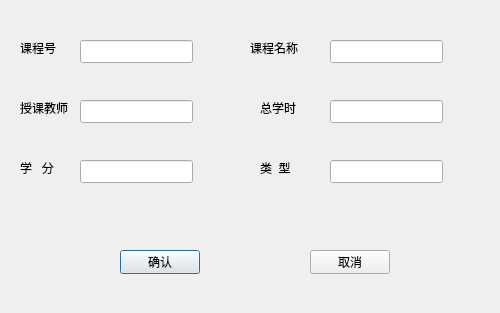
<?xml version="1.0" encoding="UTF-8"?>
<ui version="4.0">
 <class>c_add</class>
 <widget class="QDialog" name="c_add">
  <property name="geometry">
   <rect>
    <x>0</x>
    <y>0</y>
    <width>500</width>
    <height>313</height>
   </rect>
  </property>
  <property name="windowTitle">
   <string>添加课程</string>
  </property>
  <property name="styleSheet">
   <string notr="true">background-image: url(:/img/6.png);</string>
  </property>
  <widget class="QLabel" name="label">
   <property name="geometry">
    <rect>
     <x>20</x>
     <y>40</y>
     <width>54</width>
     <height>16</height>
    </rect>
   </property>
   <property name="text">
    <string>课程号</string>
   </property>
  </widget>
  <widget class="QLineEdit" name="lineEdit">
   <property name="geometry">
    <rect>
     <x>80</x>
     <y>40</y>
     <width>113</width>
     <height>23</height>
    </rect>
   </property>
  </widget>
  <widget class="QLabel" name="label_2">
   <property name="geometry">
    <rect>
     <x>250</x>
     <y>40</y>
     <width>54</width>
     <height>16</height>
    </rect>
   </property>
   <property name="text">
    <string>课程名称</string>
   </property>
  </widget>
  <widget class="QLabel" name="label_3">
   <property name="geometry">
    <rect>
     <x>20</x>
     <y>100</y>
     <width>54</width>
     <height>16</height>
    </rect>
   </property>
   <property name="text">
    <string>授课教师</string>
   </property>
  </widget>
  <widget class="QLabel" name="label_4">
   <property name="geometry">
    <rect>
     <x>260</x>
     <y>100</y>
     <width>54</width>
     <height>16</height>
    </rect>
   </property>
   <property name="text">
    <string>总学时</string>
   </property>
  </widget>
  <widget class="QLabel" name="label_5">
   <property name="geometry">
    <rect>
     <x>20</x>
     <y>160</y>
     <width>54</width>
     <height>16</height>
    </rect>
   </property>
   <property name="text">
    <string>学   分</string>
   </property>
  </widget>
  <widget class="QLabel" name="label_6">
   <property name="geometry">
    <rect>
     <x>260</x>
     <y>160</y>
     <width>54</width>
     <height>16</height>
    </rect>
   </property>
   <property name="text">
    <string>类  型</string>
   </property>
  </widget>
  <widget class="QLineEdit" name="lineEdit_2">
   <property name="geometry">
    <rect>
     <x>330</x>
     <y>40</y>
     <width>113</width>
     <height>23</height>
    </rect>
   </property>
  </widget>
  <widget class="QLineEdit" name="lineEdit_3">
   <property name="geometry">
    <rect>
     <x>80</x>
     <y>100</y>
     <width>113</width>
     <height>23</height>
    </rect>
   </property>
  </widget>
  <widget class="QLineEdit" name="lineEdit_4">
   <property name="geometry">
    <rect>
     <x>330</x>
     <y>100</y>
     <width>113</width>
     <height>23</height>
    </rect>
   </property>
  </widget>
  <widget class="QLineEdit" name="lineEdit_5">
   <property name="geometry">
    <rect>
     <x>80</x>
     <y>160</y>
     <width>113</width>
     <height>23</height>
    </rect>
   </property>
  </widget>
  <widget class="QLineEdit" name="lineEdit_6">
   <property name="geometry">
    <rect>
     <x>330</x>
     <y>160</y>
     <width>113</width>
     <height>23</height>
    </rect>
   </property>
  </widget>
  <widget class="QPushButton" name="pushButton">
   <property name="geometry">
    <rect>
     <x>120</x>
     <y>250</y>
     <width>80</width>
     <height>24</height>
    </rect>
   </property>
   <property name="text">
    <string>确认</string>
   </property>
  </widget>
  <widget class="QPushButton" name="pushButton_2">
   <property name="geometry">
    <rect>
     <x>310</x>
     <y>250</y>
     <width>80</width>
     <height>24</height>
    </rect>
   </property>
   <property name="text">
    <string>取消</string>
   </property>
  </widget>
 </widget>
 <resources/>
 <connections/>
</ui>
